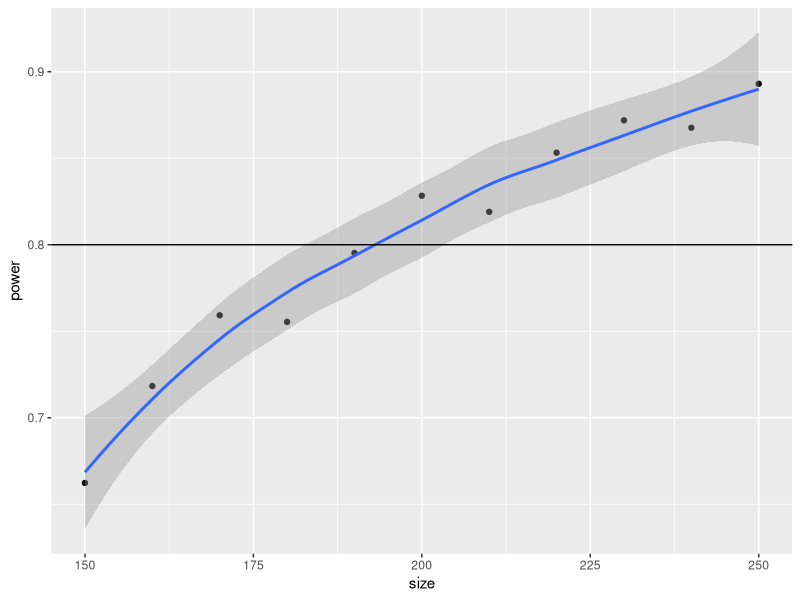

Here is the R script that generated this plot:
## ---- chunk 1
tab <- c("True positive", "False negative", "False positive", "True negative")
tab <- matrix(tab, ncol = 2, byrow = TRUE, dimnames = list(c("H0 is true", "H1 is true"), c("Accept H0", "Reject H0")))
knitr::kable(tab)
## ---- chunk 2
tab <- c("Correct inference", "Type I error", "Type II error", "Correct Inference")
tab <- matrix(tab, ncol = 2, byrow = TRUE, dimnames = list(c("H0 is true", "H1 is true"), c("Accept H0", "Reject H0")))
knitr::kable(tab)
## ---- chunk 3
# Model parameters
p0        <- .5
p1        <- .6
betapower <- 1 - 0.8
alpha     <- 0.05
nsims     <- 10000

# Step 1: Simulate the data under H1
z_one_minus_alpha_half <- qnorm(1 - alpha / 2)
sim_fun <- function(n) {

    # Generating the data
    y <- as.integer(runif(n) < p1)
    phat <- mean(y)

    # Accept or reject?
    sqrt(n) * (phat - p0) / sqrt(p0 * (1 - p0)) >
        z_one_minus_alpha_half

}

# Step 2: For an array of n, simulate multiple experiments
n_seq <- seq(from = 150, to = 250, by = 10)

simulations <- NULL
set.seed(12312)
for (n in n_seq) {

    # Run the nsims experiments
    res <- replicate(nsims, sim_fun(n))

    # Compute power and store the value
    simulations <- rbind(
        simulations,
        data.frame(size = n, power = mean(res))
    )
}

# Finding out what is the closets value
best <- which.min(
    abs((1 - betapower) - simulations$power)
    )

simulations[best,,drop=FALSE]
## ---- chunk 4
library(ggplot2)
ggplot(simulations, aes(x = size, y = power)) +
    geom_point() +
    geom_smooth() +
    geom_hline(yintercept = 1 - betapower)
## ---- chunk 5
# Fitting the model
power_model <- glm(
  size ~ power + I(power^2),
  data = simulations, family = gaussian()
)

# Printing the results
summary(power_model)

# Predict
predict(power_model, newdata = data.frame(power = .8), type = "response") |>
  ceiling()
